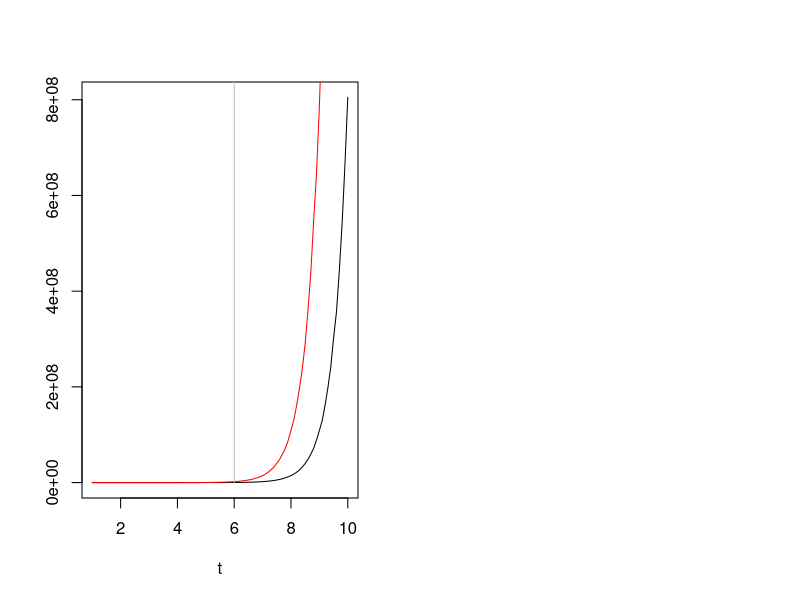

Write R code to recreate this figure. (Note: this script raises an error after producing the figure.)
par(mfrow=c(1,2))

######################################
###########IMAGEM 1 DISSERTAÇAO#######
######################################

#Graf tendencia paralela nos dados (continuo)
t=seq(1,10,.1)
y_00=rlnorm(n = length(t), meanlog = 0.5, sdlog = .01)
y_01_t=rlnorm(n = length(t), meanlog = (0.5+2*t), sdlog = .01)
y_10=rlnorm(n = length(t), meanlog = (0.5+2), sdlog = .01)
y_11_t=rlnorm(n = length(t), meanlog = (0.5+2*t+2), sdlog = .01)
T_star=10

(y_01_t-y_00+y_10)
plot(x=t,y=(y_01_t-y_00+y_10),type = 'l',ylab = "")
lines(y=((y_11_t)),x=t,col="red")
lines(y=((y_11_t)),x=rep(6, length(y_11_t)),col="gray")
legend('topleft', legend=c(TeX('$Y_{i,11}$'),TeX('contrafactual')), 
       fill=c("red","black"), ncol=1, xpd=NA)

(log(y_01_t)-log(y_00)+log(y_10))
plot(x=t,y=(log(y_01_t)-log(y_00)+log(y_10)),type = 'l',ylab = "")
lines(y=(log(y_11_t)),x=t,col="red")
lines(y=(log(y_11_t)),x=rep(6, length(y_11_t)),col="gray")
legend('topleft', legend=c(TeX('$Z_{i,11}$'),TeX('contrafactual')), 
       fill=c("red","black"), ncol=1, xpd=NA)



Qy_00=ecdf((y_00-mean(y_00))/sd(y_00))
Qy_01_t=ecdf((y_01_t-mean(y_01_t))/sd(y_01_t))
Qy_10=ecdf((y_10-mean(y_10))/sd(y_10))
Qy_11_t=ecdf((y_11_t-mean(y_11_t))/sd(y_11_t))

par(mfrow=c(2,2))
plot(Qy_00,ylab = TeX('$F_{Y_{00}}$'),main="",xlab="Y")
plot(Qy_01_t,ylab = TeX('$F_{Y_{01}}$'),main="",xlab="Y")
plot(Qy_10,ylab = TeX('$F_{Y_{10}}$'),main="",xlab="Y")
plot(Qy_11_t,ylab = TeX('$F_{Y_{11}}$'),main="",xlab="Y")



fun_ecdf=ecdf(x)
Qy_00=fun_ecdf((y_00-mean(y_00))/sd(y_00))
Qy_01_t=fun_ecdf((y_01_t-mean(y_01_t))/sd(y_01_t))
Qy_10=fun_ecdf((y_10-mean(y_10))/sd(y_10))
Qy_11_t=fun_ecdf((y_11_t-mean(y_11_t))/sd(y_11_t))

plot(Qy_01_t-Qy_00,type = "l")
lines(Qy_11_t-Qy_10, x=seq(0,length(Qy_11_t)-1,1),col="red")





#Graf tendencia paralela nos dados (discreto)
t=seq(1,10,.1)
y_00=rpois(n = length(t),lambda =  exp(0.5))
y_01_t=rpois(n = length(t), lambda = exp(0.5+2*t))
y_10=rpois(n = length(t), lambda = exp(0.5+2))
y_11_t=rpois(n = length(t), lambda = exp(0.5+2*t+2))
T_star=10

(y_01_t-y_00+y_10)
plot(x=t,y=(y_01_t-y_00+y_10),type = 'l',ylab = "")
lines(y=((y_11_t)),x=t,col="red")
lines(y=((y_11_t)),x=rep(6, length(y_11_t)),col="gray")
legend('topleft', legend=c(TeX('$Y_{i,11}$'),TeX('contrafactual')), 
       fill=c("red","black"), ncol=1, xpd=NA)

(log(y_01_t+1)-log(y_00+1)+log(y_10+1))
plot(x=t,y=(log(y_01_t+1)-log(y_00+1)+log(y_10+1)),type = 'l',ylab = "")
lines(y=(log(y_11_t+1)),x=t,col="red")
lines(y=(log(y_11_t+1)),x=rep(6, length(y_11_t)),col="gray")
legend('topleft', legend=c(TeX('$Z_{i,11}$'),TeX('contrafactual')), 
       fill=c("red","black"), ncol=1, xpd=NA)


Qy_00=ecdf((y_00-mean(y_00))/sd(y_00))
Qy_01_t=ecdf((y_01_t-mean(y_01_t))/sd(y_01_t))
Qy_10=ecdf((y_10-mean(y_10))/sd(y_10))
Qy_11_t=ecdf((y_11_t-mean(y_11_t))/sd(y_11_t))

par(mfrow=c(2,2))
plot(Qy_00,ylab = TeX('$F_{Y_{00}}$'),main="",xlab="Y")
plot(Qy_01_t,ylab = TeX('$F_{Y_{01}}$'),main="",xlab="Y")
plot(Qy_10,ylab = TeX('$F_{Y_{10}}$'),main="",xlab="Y")
plot(Qy_11_t,ylab = TeX('$F_{Y_{11}}$'),main="",xlab="Y")



fun_ecdf=ecdf(x)
Qy_00=fun_ecdf((y_00-mean(y_00))/sd(y_00))
Qy_01_t=fun_ecdf((y_01_t-mean(y_01_t))/sd(y_01_t))
Qy_10=fun_ecdf((y_10-mean(y_10))/sd(y_10))
Qy_11_t=fun_ecdf((y_11_t-mean(y_11_t))/sd(y_11_t))

plot(Qy_01_t-Qy_00,type = "l")
lines(Qy_11_t-Qy_10, x=seq(0,length(Qy_11_t)-1,1),col="red")

